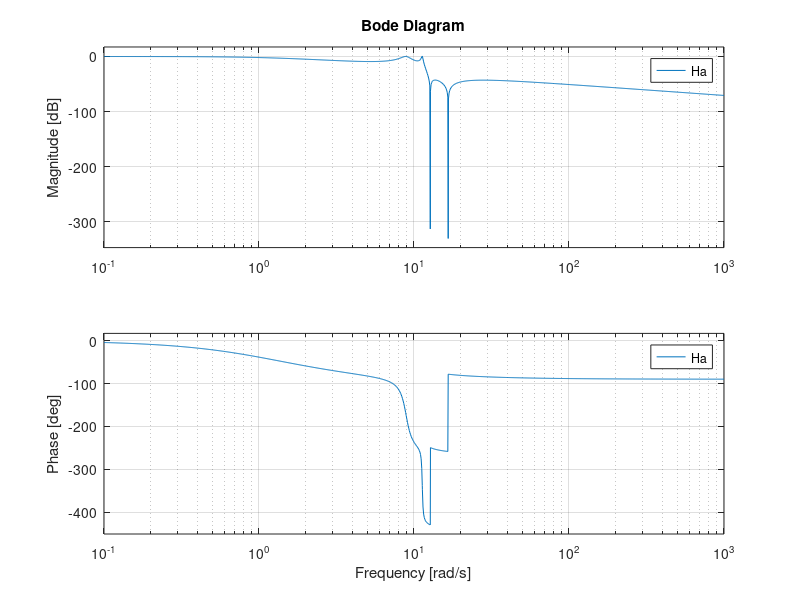

Recreate this plot in MATLAB.

% =========================================
% GIVEN SPECIFICATIONS
% =========================================
Ap = 1;
Ar = 20;

wp = 11.5;
wr = 12.5;
w0 = sqrt((wp*wr))

eps = sqrt(10^(0.1*Ap) - 1);
k   = wp / wr;

% =========================================
% STEP 1–9 (Nome, order, etc.)
% =========================================
q0 = 0.5 * (1 - (1 - k^2)^(1/4)) / (1 + (1 - k^2)^(1/4));
q  = 150*q0^13 + 15*q0^9 + 2*q0^5 + q0;

d  = sqrt((10^(0.1*Ap) - 1) / (10^(0.1*Ar) - 1));
n  = ceil(log(16/d^2) / log(1/q))

beta = (1/(2*n)) * log((sqrt(1 + eps^2) + 1) / (sqrt(1 + eps^2) - 1) );

% Parameter "a"
M = ceil(10 / sqrt(1-q));
num = 0; den = 1;
for m = 0:M
    num = num + (-1)^m * q^(m*(m+1)) * sinh((2*m+1)*beta);
end

for m = 1:M
    den = den + 2*(-1)^m * q^(m^2) * cosh(2*m*beta);
end
a = 2*q^(1/2)*(num /(1+ den));

U = sqrt((1+k*a^2)*(1+(a^2/k)));

% =========================================
% STEP 10–14: omega_i, V_i, a_i, b_i, c_i
% =========================================
if mod(n,2) == 0
    Ni = n/2;
else
    Ni = (n-1)/2;
end

omega = zeros(1,Ni);
V = zeros(1,Ni);
ai = zeros(1,Ni);
bi = zeros(1,Ni);
ci = zeros(1,Ni);

for i = 1:Ni

    if mod(n,2) == 0
        l = i - 0.5;
    else
        l = i;
    end

    % omega_i
    num = 0; den = 1;
    for m = 0:M
        num = num + (-1)^m * q^(m*(m+1)) * ...
            sin((2*m+1)*pi*l/n);
    end
    for m = 1:M
        den = den + 2*(-1)^m * q^(m^2) * ...
            cos(2*pi*m*l/n);
    end
    omega(i) = 2*q^(1/4)*num / den;

    % Remaining parameters
    V(i)  = sqrt((1 - k*omega(i)^2)*(1 - omega(i)^2/k));
    ai(i) = 1 / (omega(i)^2);
    bi(i) = (2*a*V(i)) / (1 + a^2*omega(i)^2);
    ci(i) = (a*V(i)^2 + (omega(i)*U)^2) / ((1 + a^2*omega(i)^2)^2);

end

% =========================================
% STEP 15: H0
% =========================================
if mod(n,2) == 1
    H0 = a;
else
    H0 = 1/sqrt(1 + eps^2);
end

for i = 1:Ni
    H0 = H0 * (ci(i)/ai(i));
end

% =========================================
% FINAL STEP: Build H_a(s)
% =========================================
s = tf('s');
s = (s/w0);

Ha = 1;
for i = 1:Ni
    Ha = Ha * (s^2 + ai(i)) / (s^2 + bi(i)*s + ci(i));
end

if mod(n,2) == 1
    Ha = H0 * Ha / (s + a);   % n odd
else
    Ha = H0 * Ha;            % n even
end

% =========================================
% RESULT
% =========================================
disp('Analog Elliptic Transfer Function H_a(s):');
bode(Ha)
